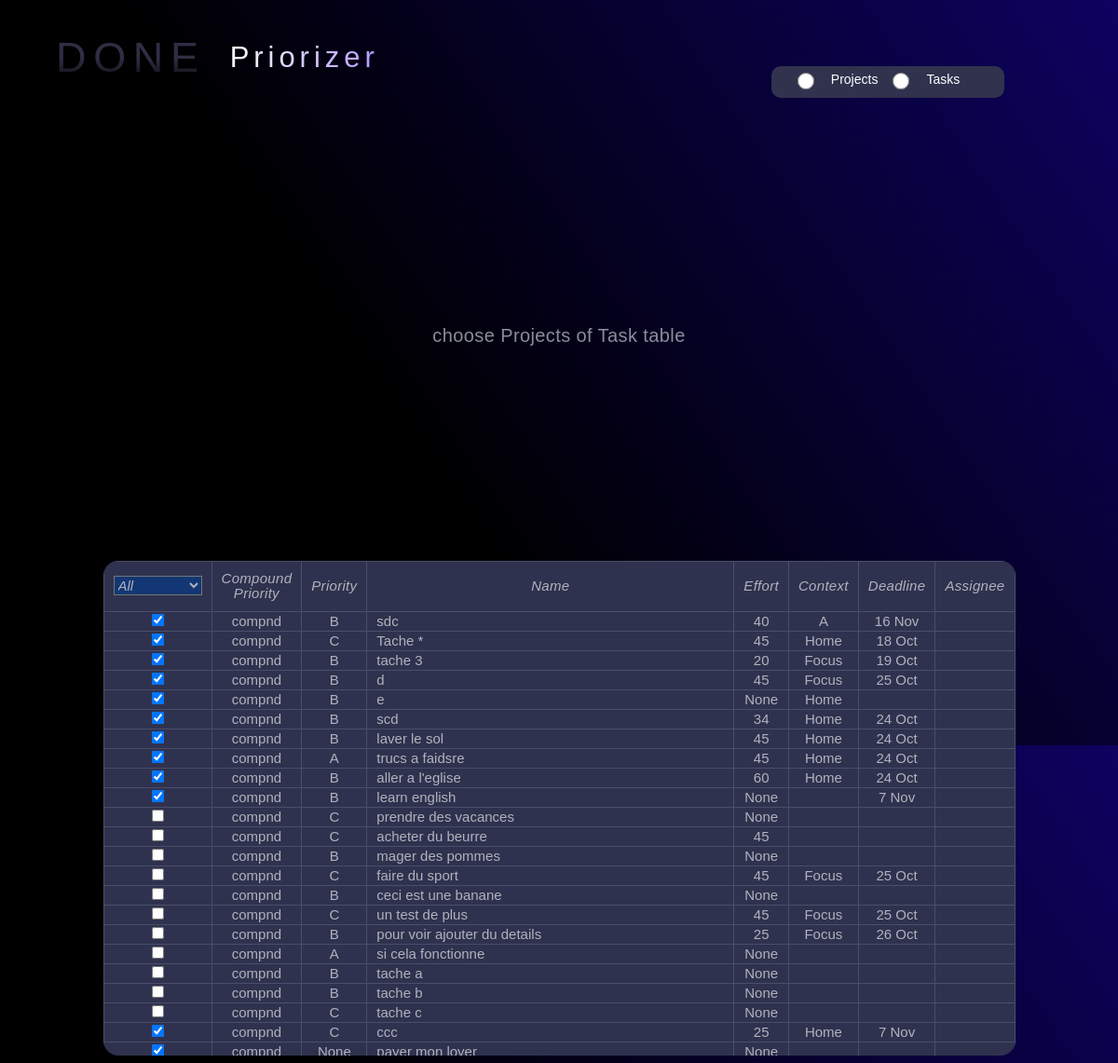
The app's page /prioritizer/ (upper part), older data.
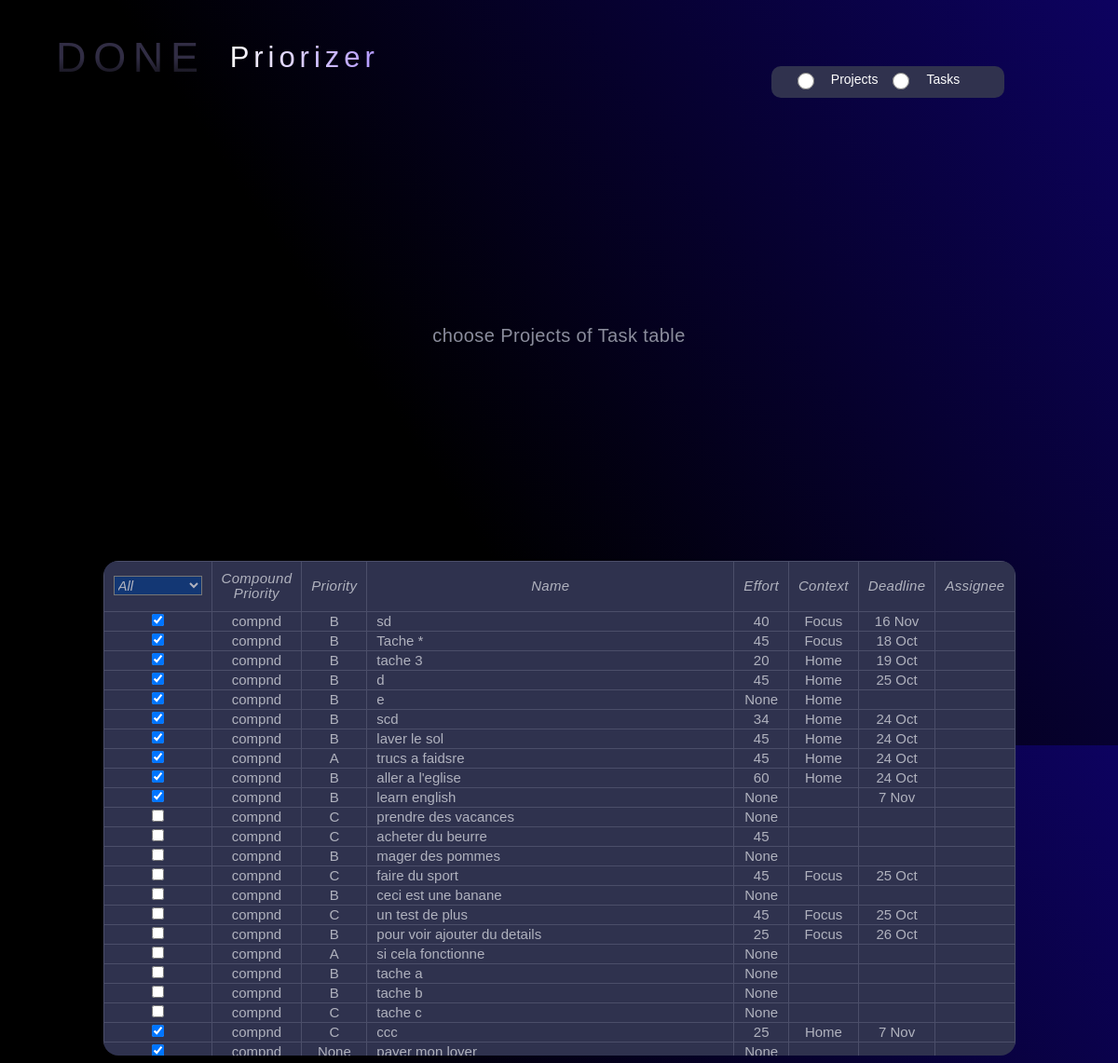
The same page, newer data.
### tasks/models.py (models this page shows, shortened)
class Tasks(models.Model):
    PRIORITIES = [
        ("A", "A"),
        ("B", "B"),
        ("C", "C"),
        ("D", "D"),
    ]
    STATUSES = [
        ("Co", "Completed"),
        ("Cn", "Cancelled"),
        ("De", "Delegated"),
        ("Ip", "In Process"),
        ("Ns", "Not Started"),
        ("Wa", "Wait for"),
    ]
    priority = models.CharField(max_length=1, choices=PRIORITIES, null=True, blank=True)
    status = models.CharField(max_length=2, choices=STATUSES, default='Ns')
    complete = models.BooleanField(default=False)
    name = models.CharField(max_length=200)
    deadline = models.DateField(null=True, blank=True)
    context = models.ForeignKey(Context, on_delete=models.CASCADE,null=True, blank=True)
    effort = models.IntegerField(null=True, blank=True)
    assignee = models.ForeignKey(Assignee, on_delete=models.CASCADE, null=True, blank=True)
    parent = models.ForeignKey(Projects, on_delete=models.CASCADE, null=True, blank=True)
    new_task = models.BooleanField(default=True)

class Context(models.Model):
    name = models.CharField(max_length=20)

### tasks/views.py (the view)
# urls.py: path('prioritizer/', views.Prioritizer, name="prioritizer"),
def Prioritizer(request):
    all_tasks=Tasks.objects.all()
    all_projects=Projects.objects.all()
    context_options = Context.objects.values_list('name', flat=True)
    context_options_list = list(context_options)
    assignee_options = Assignee.objects.values_list('name', flat=True)
    assignee_options_list = list(assignee_options)
    return render(request,
                "tasks/prioritizer.html",
                {'tasks':all_tasks,
                'projects':all_projects,
                'context_options_list':context_options_list,
                'assignee_options_list':assignee_options_list})

### tasks/templates/tasks/prioritizer.html (shortened to what this page needs)
{% extends 'base.html' %}
{% load static %}
{% block data-wf %}data-wf-page="653fc2444491a35371971509" data-wf-site="652482ea837db348b1939c93"{% endblock data-wf %}
{% load widget_tweaks %}
{% block content %}
  <div class="main-section">
    <div class="form-block-header w-form">
      <form id="wf-form-selector" name="wf-form-selector" data-name="selector" method="post" class="form-2" data-wf-page-id="653fc2444491a35371971509" data-wf-element-id="89f1164f-914e-c1bf-ad36-09a1e20dd3f5">
        <div class="nto-header-div medium">
          <div class="nto-hrd-div centered">
            <div class="nto-hdr">
              <div class="done-logo-small">DONE</div>
              <div class="hdr-2">Priorizer</div>
            </div>
          </div>
          <div class="nto-inpt-slct-div horizontal single-line"><label data-w-id="89f1164f-914e-c1bf-ad36-09a1e20dd40a" class="radio-btn-field w-radio"><input type="radio" id="project-2" name="input-type" value="project" data-name="input type" class="w-form-formradioinput radio-btn w-radio-input"><span class="menu-txt w-form-label" for="project-2">Projects</span></label><label data-w-id="89f1164f-914e-c1bf-ad36-09a1e20dd40e" class="radio-btn-field w-radio"><input type="radio" id="not-actionable" name="input-type" value="not actionable" data-name="input type" class="w-form-formradioinput radio-btn w-radio-input"><span class="radio-button-label w-form-label" for="not-actionable">Tasks</span></label></div>
        </div>
      </form>
    </div>
    <div data-w-id="0ad156d8-e1d7-1bb0-dce7-4d0941c0a634" class="hint-block">
      <div class="project-name">choose Projects of Task table</div>
    </div>
    <div data-w-id="e5de06c0-062f-37c2-782f-937d60c8eb3a" class="tbl-frame">
      <table class="task-table_component">
        <thead class="task-table_head">
          <tr class="task-table_row">
            <th class="tbl-hdr" data-sort="completion">
              <div class="filter-dropdown">
                <select class="filter-select" id="completion-filter">
                    <option value="">All</option>
                </select>
              </div>
            </th>
            <th class="tbl-hdr" data-sort="compound">Compound <br>Priority</th>
            <th class="tbl-hdr" data-sort="priority">Priority</th>
            <th class="tbl-hdr" data-sort="name">Name</th>
            <th class="tbl-hdr" data-sort="effort">Effort</th>
            <th class="tbl-hdr" data-sort="context">Context</th>
            <th class="tbl-hdr" data-sort="deadline">Deadline</th>
            <th class="tbl-hdr" data-sort="assignee">Assignee</th>
          </tr>
        </thead>
          {% for task in tasks %}
          <tr class="rendered-row">
              <td class="tbl-cell centered" data-id="{{ task.id }}" data-type="complete">
                {% if task.complete %}
                  <input type="checkbox" class="input-data form-control completion-checkbox" checked>
                {% else %}
                  <input type="checkbox" class="input-data form-control completion-checkbox">
                {% endif %}
              </td>
              <td class="editable tbl-cell centered" data-id="{{ task.id }}" data-type="compound">compnd</td>
              <td class="priority tbl-cell centered" data-id="{{ task.id }}" data-type="priority">{{ task.priority }}</td>
              <td class="editable tbl-cell" data-id="{{ task.id }}" data-type="name">{{ task.name }}</td>
              <td class="editable tbl-cell centered" data-id="{{ task.id }}" data-type="effort">{{ task.effort }}</td>
              <td class="context tbl-cell centered" data-id="{{ task.id }}" data-type="context">{{ task.context.name }}</td>
              <td class="editable tbl-cell centered" data-id="{{ task.id }}" data-type="deadline">{{ task.deadline|date:"j M" }}</td>
              <td class="assignee tbl-cell centered" data-id="{{ task.id }}" data-type="assignee">{{ task.assignee.name }}</td>
          </tr>
          {% endfor %}
      </table>
    </div>
  </div>
  {% endblock content %}

Row changes from the older to the newer data that the page shows:
changed Tasks "16 Nov": name "sdc" → "sd"; context.name "A" → "Focus"
changed Tasks "Tache *": priority "C" → "B"; context.name "Home" → "Focus"
changed Tasks "tache 3": context.name "Focus" → "Home"
changed Tasks (number 4 of 23 on the later page): context.name "Focus" → "Home"
